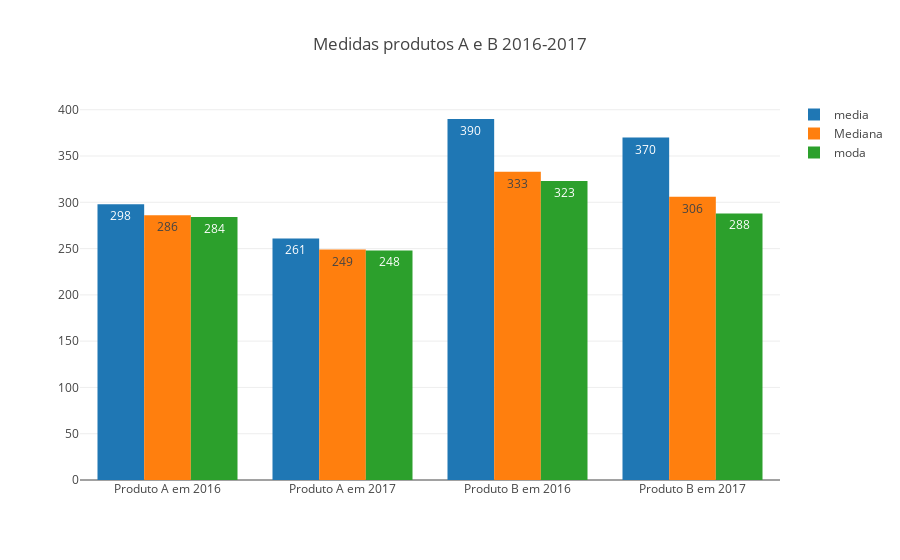

Source (notebook cell):
### Markdown cell above
## Medidas de tendência central

Abaixo será analisado a media, moda e mediana das vendas por municipio nos anos de 2016 e 2017.

### Code cell
anos = ['Produto A em 2016', 'Produto A em 2017', 'Produto B em 2016', 'Produto B em 2017']
media = df1[['Produto A em 2016','Produto A em 2017','Produto B em 2016', 'Produto B em 2017']].mean().round()
mediana = df1[['Produto A em 2016','Produto A em 2017','Produto B em 2016', 'Produto B em 2017']].median().round()
moda = df1[['Produto A em 2016','Produto A em 2017','Produto B em 2016', 'Produto B em 2017']].mode().round()




#desvio padrão
desvio = df1[['Produto A em 2016','Produto A em 2017','Produto B em 2016', 'Produto B em 2017']].std()

variancia = df1[['Produto A em 2016','Produto A em 2017','Produto B em 2016', 'Produto B em 2017']].var()

trace1 = go.Bar(
    x=anos,
    y=media,
    text=media,
    textposition = 'auto',
    name='media'
)
trace2 = go.Bar(
    x=anos,
    y=mediana,
    text=mediana,
    textposition = 'auto',
    name='Mediana'
)

trace3 = go.Bar(
    x=anos,
    y=moda.values[0],
    text=moda.values[0],
    textposition = 'auto',
    name='moda'
)

data = [trace1, trace2, trace3]
layout = go.Layout(
    barmode='group',
    title='Medidas produtos A e B 2016-2017',
)

fig = go.Figure(data=data, layout=layout)
iplot(fig, filename='grouped-bar')

### Figure 1 — Plotly figure (JSON) as saved in the notebook; plotly's stock layout.template omitted (floating-point values rounded to 4 significant figures)
{"data": [{"name": "media", "text": [298, 261, 390, 370], "textposition": "auto", "type": "bar", "uid": "e5ffa4ff-0db9-4193-8054-f5013fbccc8b", "x": ["Produto A em 2016", "Produto A em 2017", "Produto B em 2016", "Produto B em 2017"], "y": [298, 261, 390, 370]}, {"name": "Mediana", "text": [286, 249, 333, 306], "textposition": "auto", "type": "bar", "uid": "ae421cd9-5861-42ab-b6db-87cce421f30a", "x": ["Produto A em 2016", "Produto A em 2017", "Produto B em 2016", "Produto B em 2017"], "y": [286, 249, 333, 306]}, {"name": "moda", "text": [284, 248, 323, 288], "textposition": "auto", "type": "bar", "uid": "36999c21-6563-4505-bdd6-ec3405b265d4", "x": ["Produto A em 2016", "Produto A em 2017", "Produto B em 2016", "Produto B em 2017"], "y": [284, 248, 323, 288]}], "layout": {"barmode": "group", "title": {"text": "Medidas produtos A e B 2016-2017"}}}
